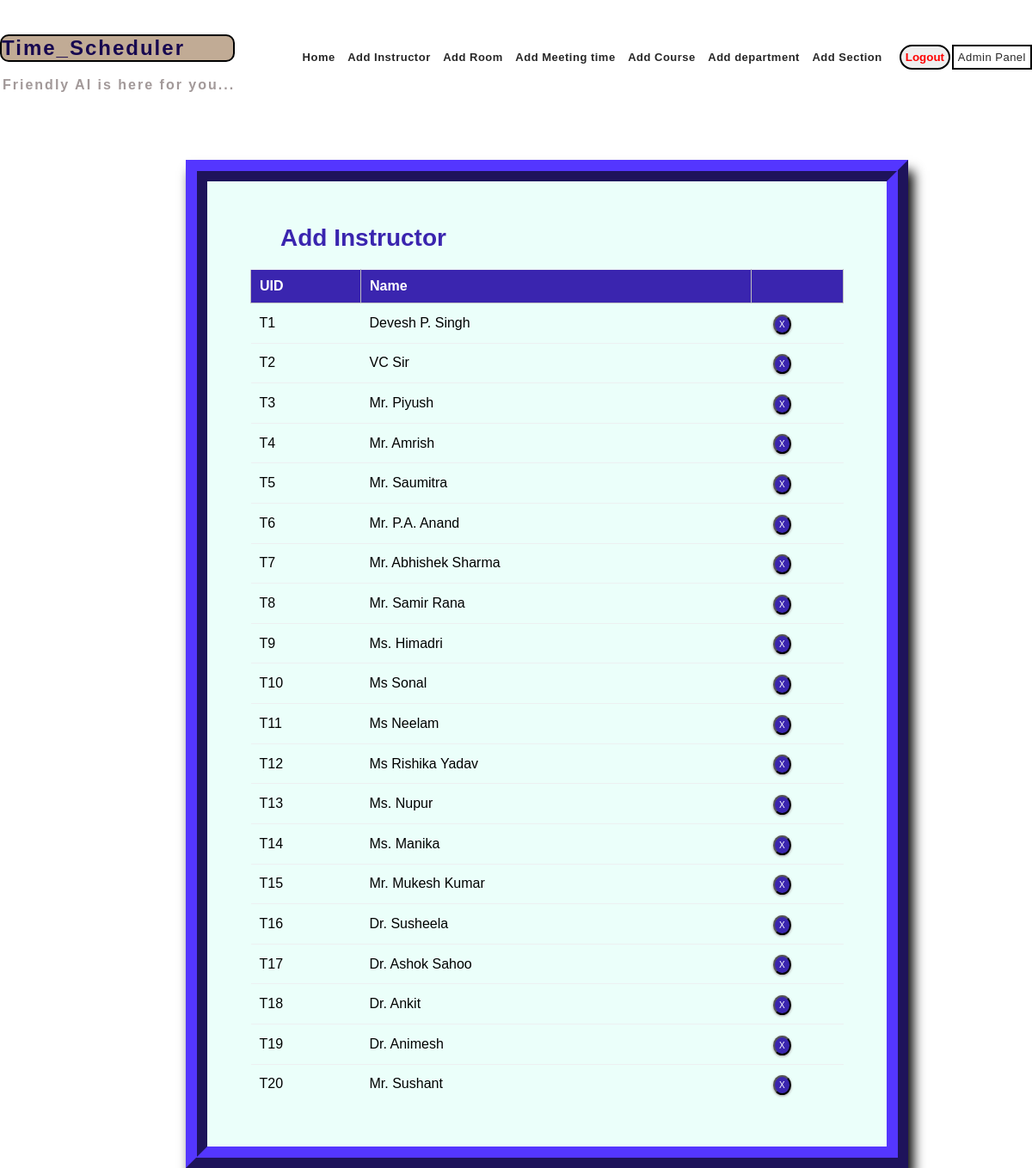
The app's page /instructor_list/ with its own data.
### mm1/models.py (models this page shows, shortened)
class Instructor(models.Model):
    uid = models.CharField(max_length=6)
    name = models.CharField(max_length=25)

### mm1/views.py (the view)
# urls.py: path('instructor_list/', views.inst_list_view, name='editinstructor'),
def inst_list_view(request):
    context = {
        'instructors': Instructor.objects.all()
    }
    return render(request, 'instlist.html', context)

### templates/instlist.html (shortened to what this page needs)
{% extends 'base.html' %} {% block content %} {% load static %}
<fieldset class="fieldset">
  <a href="{% url 'mm1:addinstructor'%}"
    ><h1 class="tablink" onclick="openPage('new')" id="defaultOpen">
      Add Instructor
    </h1></a
  >
  <div class="tabcontent" id="edit">
    <table class="table1">
      <thead>
        <tr class="table-headers">
          <th>UID</th>
          <th>Name</th>
          <th class="empty"></th>
        </tr>
      </thead>
      <tbody>
        {% for inst in instructors %}
        <tr>
          <td>{{inst.uid}}</td>
          <td>{{inst.name}}</td>
          <td class="empty">
            <form
              action="{% url 'mm1:deleteinstructor' inst.id %}"
              method="post"
            >
              <input type="submit" value="X" class="cross" />
            </form>
          </td>
        </tr>
        {% endfor %}
      </tbody>
    </table>
  </div>
</fieldset>
{% endblock %}

### templates/base.html (shortened to what this page needs)
{% load static %}
<!DOCTYPE html>
<html>
  <head>
    <link
      rel="stylesheet"
      type="text/css"
      href="{% static 'CSS/style.css' %}"
    />
  </head>
  <body>
    <div class="main">
      <div class="logo">
        <h2>Time_Scheduler</h2>
        <h4>Friendly AI is here for you...</h4>
      </div>
      <nav>
        <ul>
          <li>
            <a href="{% url 'mm1:home'%}"><strong>Home</strong></a>
          </li>
          <li>
            <a href="{% url 'mm1:addinstructor'%}"
              ><strong>Add Instructor</strong></a
            >
          </li>
          <li>
            <a href="{% url 'mm1:addroom'%}"><strong>Add Room</strong> </a>
          </li>
          <li>
            <a href="{% url 'mm1:addmeetingtime'%}"
              ><strong>Add Meeting time</strong></a
            >
          </li>
          <li>
            <a href="{% url 'mm1:addcourse'%}"><strong>Add Course</strong></a>
          </li>
          <li>
            <a href="{% url 'mm1:adddepartment'%}"
              ><strong>Add department</strong></a
            >
          </li>
          <li>
            <a href="{% url 'mm1:addsection'%}"><strong>Add Section</strong></a>
          </li>
          <li style>
            <form
              class="logout-link"
              action="{% url 'mm1:logout'%}"
              method="post"
            >
              <button
                type="submit"
                style="
                  color: red;
                  border: 2px solid black;
                  border-radius: 20px;
                  padding: 5px;
                  cursor: pointer;
                "
              >
                <strong>Logout</strong>
              </button>
            </form>
          </li>
          <li>
            <a href="{% url 'admin:index' %}" style="border: 2px solid black;padding: 5px;margin-left: 8px;""
              >Admin Panel</a
            >
          </li>
        </ul>
      </nav>
      {% block content %} {% endblock %}
    </div>
  </body>
</html>

### static/CSS/style.css (style rules this page uses)
* { margin: 0; padding: 0; box-sizing: border-box; font-family: sans-serif; }
html { scroll-behavior: smooth; }
a { text-decoration: none; }
button { border-style: none; }
.main { max-width: 1200px; height: auto; margin: 0 auto; }
.logo { top: -50px; position: relative; float: left; }
.logo h2 { margin-top: 40px; margin-bottom: 18px; letter-spacing: 2px; color: #170850; border: 2px solid black; border-radius: 10px; background-color: #c1ab95; font-family: Verdana, Geneva, Tahoma, sans-serif; }
.logo h4 { letter-spacing: 2px; margin-left: 3px; color: #a29999; }
nav { width: 100%; height: 100px; background-color: #fff; padding-bottom: 20px; margin-top: 50px; }
nav ul { float: right; }
nav ul li { display: inline-block; list-style: none; }
nav ul li a { text-decoration: none; color: #272727; padding: 35px 5px; font-size: 13px; letter-spacing: 0.5px; }
nav a { transition: 0.4s all; }
form { margin-top: 3%; margin-left: 18%; margin-right: 12%; }
fieldset h1 { color: #3a25af; padding-bottom: 20px; margin-left: 35px; display: inline-block; cursor: pointer; font-size: 28px; }
fieldset input { padding: 8px; color: #938c8c; }
.table2 td, th { border: 1px solid rgb(190, 190, 190); padding: 10px 20px; }
.table1 { width: 100%; border-collapse: collapse; text-align: left; overflow: hidden; }
.table1 td, th { border-top: 1px solid #ecf0f1; padding: 10px; }
.table1 th { background-color: #3a25af; color: #fff; }
.cross { border-radius: 50%; font-size: 10px; box-shadow: 0px 1px 3px 0px #9e9292; padding: 4px 5px; color: #fff; background-color: #3a25af; cursor: pointer; }
.fieldset { margin-top: 3%; margin-left: 18%; margin-right: 12%; padding: 50px; border-width: 25px; border-style: ridge; border-color: #3a25af; box-shadow: 6px 13px 13px 0px black; background-color: #ebfffa; }

### records on screen
Instructor: uid "T1", name "Devesh P. Singh"
Instructor: uid "T2", name "VC Sir"
Instructor: uid "T3", name "Mr. Piyush"
Instructor: uid "T4", name "Mr. Amrish"
Instructor: uid "T5", name "Mr. Saumitra"
Instructor: uid "T6", name "Mr. P.A. Anand"
Instructor: uid "T7", name "Mr. Abhishek Sharma"
Instructor: uid "T8", name "Mr. Samir Rana"
Instructor: uid "T9", name "Ms. Himadri"
Instructor: uid "T10", name "Ms Sonal"
Instructor: uid "T11", name "Ms Neelam"
Instructor: uid "T12", name "Ms Rishika Yadav"
Instructor: uid "T13", name "Ms. Nupur"
Instructor: uid "T14", name "Ms. Manika"
Instructor: uid "T15", name "Mr. Mukesh Kumar"
Instructor: uid "T16", name "Dr. Susheela"
Instructor: uid "T17", name "Dr. Ashok Sahoo"
Instructor: uid "T18", name "Dr. Ankit"
Instructor: uid "T19", name "Dr. Animesh"
Instructor: uid "T20", name "Mr. Sushant"
